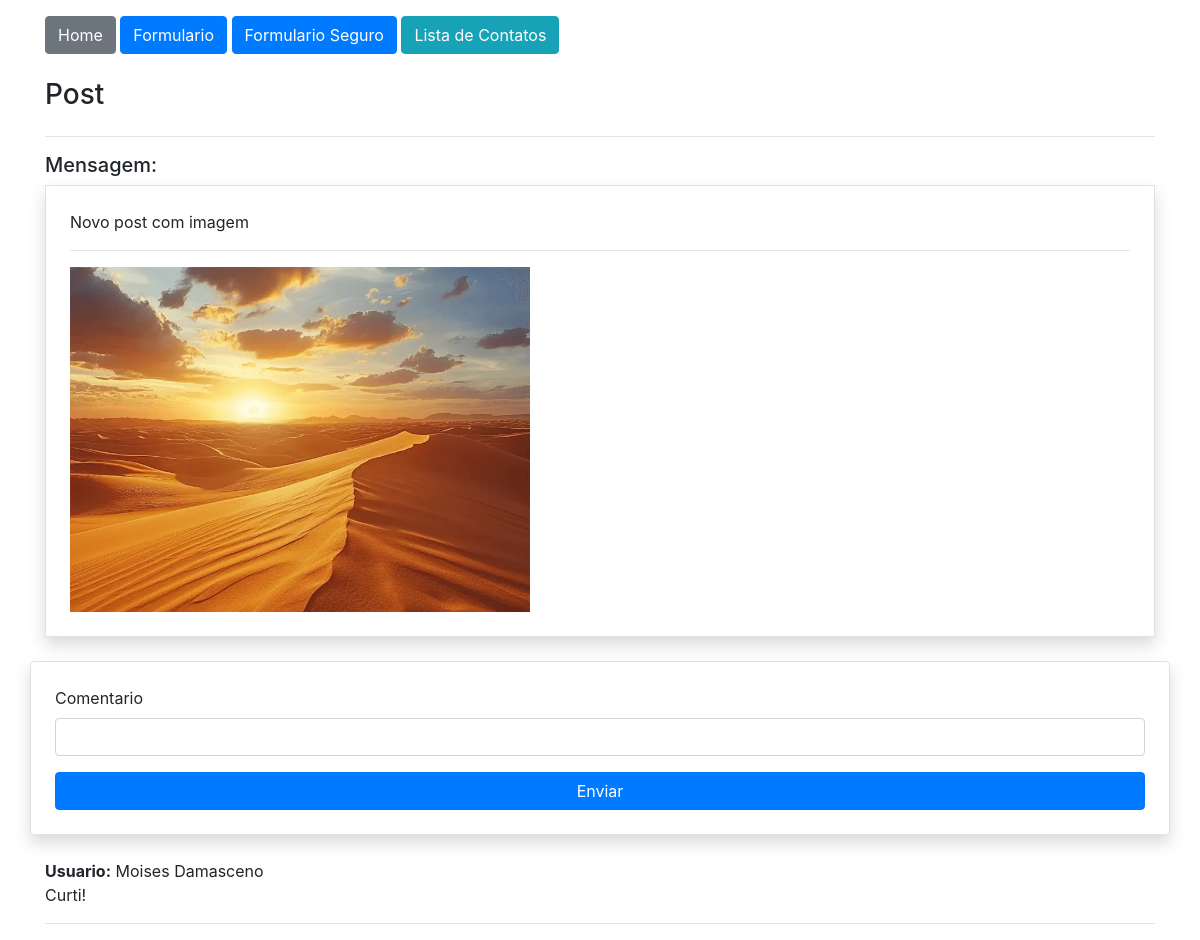
The app's page /post/2 (signed in) with its own data.
### app/models.py (models this page shows, shortened)
class Post(db.Model):
    id = db.Column(db.Integer, primary_key=True)
    mensagem = db.Column(db.String, nullable=True)
    imagem = db.Column(db.String, nullable=True, default='default.png')
    user_id = db.Column(db.Integer, db.ForeignKey('user.id'), nullable=True)
    comentarios = db.relationship('PostComentarios', backref='post', lazy=True)

class PostComentarios(db.Model):
    id = db.Column(db.Integer, primary_key=True)
    comentario = db.Column(db.String, nullable=True)
    user_id = db.Column(db.Integer, db.ForeignKey('user.id'), nullable=True)
    post_id = db.Column(db.Integer, db.ForeignKey('post.id'), nullable=True)

class User(db.Model, UserMixin):
    id = db.Column(db.Integer, primary_key=True)
    nome = db.Column(db.String, nullable=True)
    sobreNome = db.Column(db.String, nullable=True)
    email = db.Column(db.String, nullable=True)
    senha = db.Column(db.String, nullable=True)
    posts = db.relationship('Post', backref='user', lazy=True)
    post_comentarios = db.relationship('PostComentarios', backref='user', lazy=True)

### app/views.py (the view)
@app.route("/post/<int:id>", methods=['GET', 'POST'])
@login_required
def PostDetalhe(id):
    post = Post.query.get(id)
    form = PostComentarioForm()
    if form.validate_on_submit():
        form.save(current_user.id, id)
        return redirect(url_for('PostDetalhe', id=id))
    return render_template('post.html', post=post, form=form)

### app/forms.py (shortened to what this page needs)
class PostComentarioForm(FlaskForm):
    comentario = StringField('Comentario', validators=[DataRequired()])
    btnSubmit = SubmitField('Enviar')

### app/models.py (called while the page is built)
@login_manager.user_loader
def load_user(user_id):
    return User.query.get(user_id)

### app/templates/post.html (shortened to what this page needs)
{% extends 'base.html' %}
{% block content %}
    <div class="container">
        {% include 'nav.html' %}
        <div class="row col-9 mt-4">
            <h3>Post</h3>
        </div>
        <hr>
        <div class="row">
            <div class="col-12">
                <h5>Mensagem:</h5>
                <div class="col-12 border ronded p-4 shadow">
                    {{post.mensagem}}
                    <hr>
                    <img id="img_post" src="{{url_for('static', filename='data/post/{}'.format(post.imagem))}}" alt="">
                </div>
            </div>
            <div class="col-12 mt-3">
                <form action="" method="post" class="row mt-2 p-4 rounded border shadow">
                    {{form.comentario.label()}}
                    {{form.comentario(class="form-control")}}
                    {{form.btnSubmit(class="btn btn-primary col-12 mt-3")}}
                </form>
            </div>
            <div class="col-12 mt-4">
                {% for c in post.comentarios %}
                    <p>
                        <b>Usuario:</b> {{c.user.nome}} {{c.user.sobreNome}} <br>
                        {{c.comentario}}
                    </p>
                    <hr>
                {% endfor %}
            </div>
        </div>
    </div>
{% endblock %}

### app/static/css/style.css (style rules this page uses)
#img_post { width: 460px; }

### records on screen
Post: mensagem "Novo post com imagem", imagem (picture)
PostComentarios: user.nome "Moises", user.sobreNome "Damasceno", comentario "Curti!"
